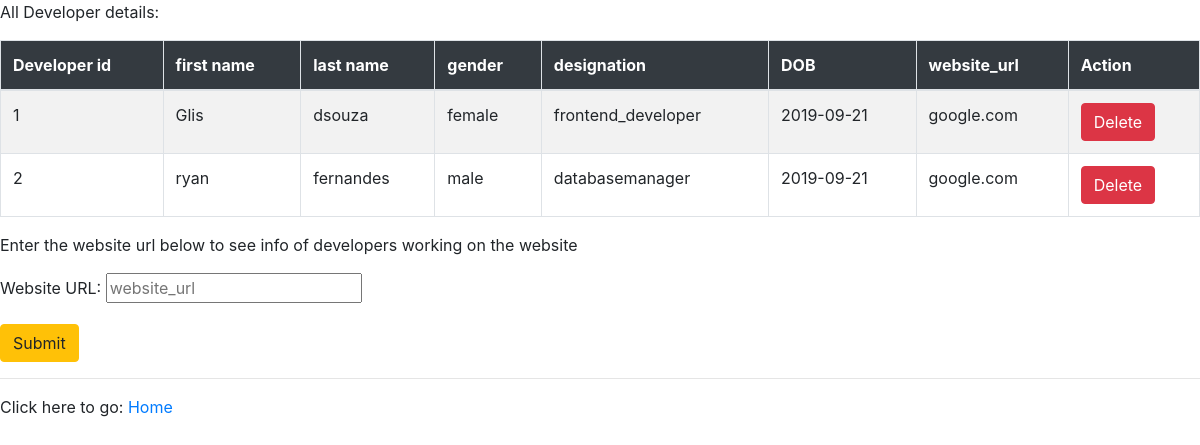
The page /finaltable.php on the database its author committed.
### tables this page shows
create table Developer(developer_id int primary key auto_increment,first_name varchar(20),last_name
varchar(20),gender varchar(20),designation varchar(20),DOB varchar(20),website_url VARCHAR(20),foreign key(website_url) references
Website(website_url));

### finaltable.php (the view, shortened to what this page needs)
<!DOCTYPE html>
<html lang="en">
<head>
    <link rel="stylesheet" href="https://maxcdn.bootstrapcdn.com/bootstrap/4.1.0/css/bootstrap.min.css">
</head>
<body>
 <?php
  include('config.php');
  $q="SELECT * from developer";
  $result=$con->query($q) or die($mysqli->error);
 ?>
<p>All Developer details: </p>
<div class="justify-content-center">
	<table class="table table-bordered table-striped">
		<thead>
			<tr class="bg-dark text-white">
				<th>Developer id</th>
				<th>first name</th>
				<th>last name</th>
			    <th>gender</th>
                <th>designation</th>
                <th>DOB</th>
                <th>website_url</th>
                <th>Action</th>
            </tr>
		</thead>
<?php while($row=$result->fetch_assoc()){  ?>
<tr>
	<td><?php echo $row['developer_id'];?></td>
	<td><?php echo $row['first_name'];?></td>
    <td><?php echo $row['last_name'];?></td>
    <td><?php echo $row['gender'];?></td>
    <td><?php echo $row['designation'];?></td>
    <td><?php echo $row['DOB'];?></td>
    <td><?php echo $row['website_url'];?></td>
    <td><a  class="btn btn-danger" href="finaltable.php?delete=<?php echo  $row['developer_id']; ?>">Delete</td>
</tr>
<?php } ?>
</table>
</div>
<p>Enter the website url below to see info of developers working on the website</p>
<form action="finaltable.php" method="POST">
    <div class="form-group">
                    <label>Website URL:</label>
                    <input type="text" name="websiteurl2" id="websiteurl" class-"form-control" placeholder="website_url" required>
    </div>
    <button name="submitwebsite2" class="btn btn-warning" type="submit">Submit</button>
</form>
<hr>
<span> Click here to go: </span>
<a href="index.php">Home</a>
</body>
</html>

### rows shown on the page
developer: developer_id "1", first_name "Glis", last_name "dsouza", gender "female", designation "frontend_developer", DOB "2019-09-21", website_url "google.com"
developer: developer_id "2", first_name "ryan", last_name "fernandes", gender "male", designation "databasemanager", DOB "2019-09-21", website_url "google.com"
